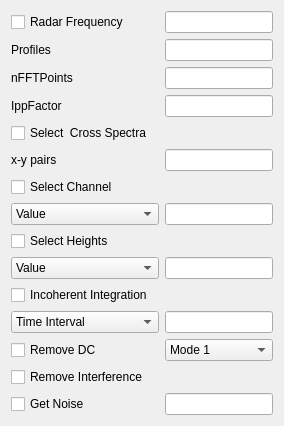
            <widget class="QWidget" name="tabopSpectra">
             <attribute name="title">
              <string>Operation</string>
             </attribute>
             <layout class="QGridLayout" name="gridLayout_5">
              <item row="4" column="0" colspan="2">
               <widget class="QCheckBox" name="specOpCebCrossSpectra">
                <property name="text">
                 <string>Select  Cross Spectra</string>
                </property>
               </widget>
              </item>
              <item row="8" column="0" colspan="2">
               <widget class="QComboBox" name="specOpComChannel">
                <item>
                 <property name="text">
                  <string>Value</string>
                 </property>
                </item>
                <item>
                 <property name="text">
                  <string>Index</string>
                 </property>
                </item>
               </widget>
              </item>
              <item row="8" column="3" colspan="2">
               <widget class="QLineEdit" name="specOpChannel"/>
              </item>
              <item row="11" column="0" colspan="2">
               <widget class="QComboBox" name="specOpComHeights">
                <item>
                 <property name="text">
                  <string>Value</string>
                 </property>
                </item>
                <item>
                 <property name="text">
                  <string>Index</string>
                 </property>
                </item>
               </widget>
              </item>
              <item row="11" column="3" colspan="2">
               <widget class="QLineEdit" name="specOpHeights"/>
              </item>
              <item row="13" column="3" colspan="2">
               <widget class="QLineEdit" name="specOpIncoherent"/>
              </item>
              <item row="14" column="0" colspan="2">
               <widget class="QCheckBox" name="specOpCebRemoveDC">
                <property name="text">
                 <string>Remove DC</string>
                </property>
               </widget>
              </item>
              <item row="9" column="0">
               <widget class="QCheckBox" name="specOpCebHeights">
                <property name="text">
                 <string>Select Heights</string>
                </property>
               </widget>
              </item>
              <item row="7" column="0">
               <widget class="QCheckBox" name="specOpCebChannel">
                <property name="text">
                 <string>Select Channel</string>
                </property>
               </widget>
              </item>
              <item row="6" column="3" colspan="2">
               <widget class="QLineEdit" name="specOppairsList"/>
              </item>
              <item row="2" column="3" colspan="2">
               <widget class="QLineEdit" name="specOpnFFTpoints"/>
              </item>
              <item row="6" column="0" colspan="2">
               <widget class="QLabel" name="label_31">
                <property name="text">
                 <string>x-y pairs</string>
                </property>
               </widget>
              </item>
              <item row="2" column="0" colspan="2">
               <widget class="QLabel" name="label_26">
                <property name="text">
                 <string>nFFTPoints</string>
                </property>
               </widget>
              </item>
              <item row="12" column="0">
               <widget class="QCheckBox" name="specOpCebIncoherent">
                <property name="text">
                 <string>Incoherent Integration</string>
                </property>
               </widget>
              </item>
              <item row="13" column="0" colspan="2">
               <widget class="QComboBox" name="specOpCobIncInt">
                <item>
                 <property name="text">
                  <string>Time Interval</string>
                 </property>
                </item>
                <item>
                 <property name="text">
                  <string>Profiles</string>
                 </property>
                </item>
               </widget>
              </item>
              <item row="12" column="3">
               <spacer name="horizontalSpacer_2">
                <property name="orientation">
                 <enum>Qt::Horizontal</enum>
                </property>
                <property name="sizeHint" stdset="0">
                 <size>
                  <width>40</width>
                  <height>20</height>
                 </size>
                </property>
               </spacer>
              </item>
              <item row="0" column="0" colspan="2">
               <widget class="QCheckBox" name="specOpCebRadarfrequency">
                <property name="text">
                 <string>Radar Frequency</string>
                </property>
               </widget>
              </item>
              <item row="9" column="3">
               <spacer name="horizontalSpacer_11">
                <property name="orientation">
                 <enum>Qt::Horizontal</enum>
                </property>
                <property name="sizeHint" stdset="0">
                 <size>
                  <width>40</width>
                  <height>20</height>
                 </size>
                </property>
               </spacer>
              </item>
              <item row="7" column="3">
               <spacer name="horizontalSpacer_8">
                <property name="orientation">
                 <enum>Qt::Horizontal</enum>
                </property>
                <property name="sizeHint" stdset="0">
                 <size>
                  <width>40</width>
                  <height>20</height>
                 </size>
                </property>
               </spacer>
              </item>
              <item row="0" column="3" colspan="2">
               <widget class="QLineEdit" name="specOpRadarfrequency"/>
              </item>
              <item row="4" column="3">
               <spacer name="horizontalSpacer_7">
                <property name="orientation">
                 <enum>Qt::Horizontal</enum>
                </property>
                <property name="sizeHint" stdset="0">
                 <size>
                  <width>40</width>
                  <height>20</height>
                 </size>
                </property>
               </spacer>
              </item>
              <item row="1" column="0">
               <widget class="QLabel" name="label_21">
                <property name="text">
                 <string>Profiles</string>
                </property>
               </widget>
              </item>
              <item row="1" column="3" colspan="2">
               <widget class="QLineEdit" name="specOpProfiles"/>
              </item>
              <item row="15" column="0">
               <widget class="QCheckBox" name="specOpCebRemoveInt">
                <property name="text">
                 <string>Remove Interference</string>
                </property>
               </widget>
              </item>
              <item row="15" column="3">
               <spacer name="horizontalSpacer_12">
                <property name="orientation">
                 <enum>Qt::Horizontal</enum>
                </property>
                <property name="sizeHint" stdset="0">
                 <size>
                  <width>40</width>
                  <height>20</height>
                 </size>
                </property>
               </spacer>
              </item>
              <item row="3" column="0">
               <widget class="QLabel" name="label_70">
                <property name="text">
                 <string>IppFactor</string>
                </property>
               </widget>
              </item>
              <item row="16" column="0">
               <widget class="QCheckBox" name="specOpCebgetNoise">
                <property name="text">
                 <string>Get Noise</string>
                </property>
               </widget>
              </item>
              <item row="3" column="3" colspan="2">
               <widget class="QLineEdit" name="specOpippFactor"/>
              </item>
              <item row="14" column="3" colspan="2">
               <widget class="QComboBox" name="specOpComRemoveDC">
                <item>
                 <property name="text">
                  <string>Mode 1</string>
                 </property>
                </item>
                <item>
                 <property name="text">
                  <string>Mode 2</string>
                 </property>
                </item>
               </widget>
              </item>
              <item row="16" column="3" colspan="2">
               <widget class="QLineEdit" name="specOpgetNoise"/>
              </item>
             </layout>
            </widget>
